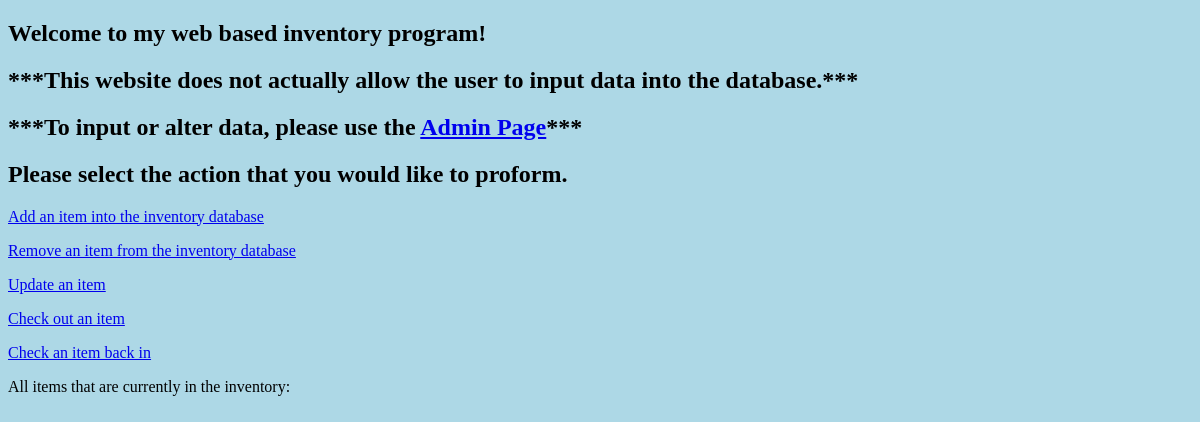
Page /home on the earlier database version.
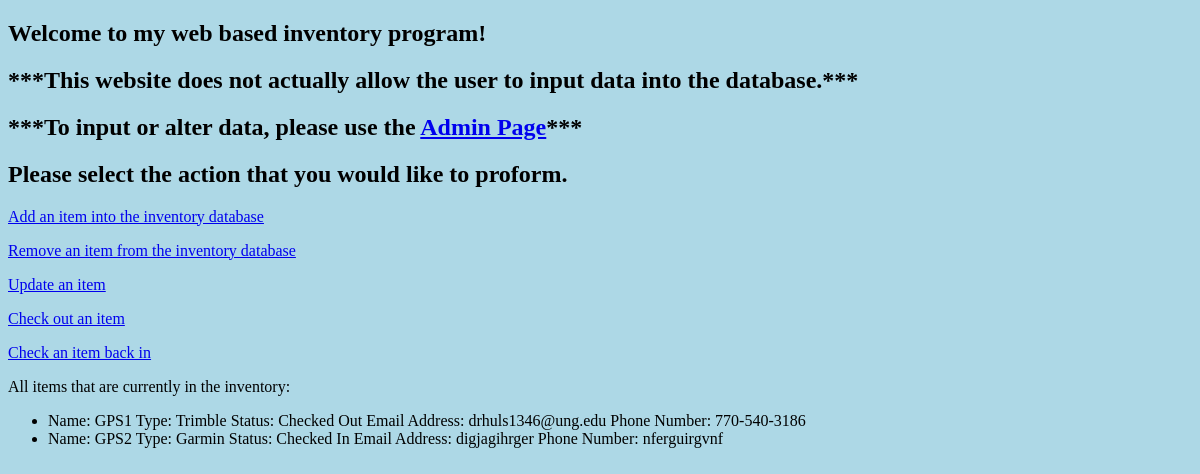
Same page on the later database version.
### Inventory/models.py (models this page shows, shortened)
class GPS(models.Model):
    name = models.CharField(max_length=30)
    unittype = models.CharField(max_length=30)
    status = models.BooleanField(default=False)
    email = models.CharField(max_length=30)
    phone = models.CharField(max_length=12)

### Inventory/views.py (the view)
# urls.py: url(r'^home$', HomeView.as_view(), name='Home'),
class HomeView(generic.ListView):
    model = GPS
    template_name = 'inv_templates/home.html'
    context_object_name = 'unit'

### Inventory/templates/inv_templates/home.html (shortened to what this page needs)
<!DOCTYPE html>
<html>
<head>
</head>
<body>
<h2>Welcome to my web based inventory program!</h2>
<h2>***This website does not actually allow the user to input data into the database.***</h2>
<h2>***To input or alter data, please use the <a href="http://127.0.0.1:8000/admin">Admin Page</a>***</h2>
</body>
<h2>Please select the action that you would like to proform.</h2>
<p><a href="http://127.0.0.1:8000/add_item">Add an item into the inventory database</a></p>
<p><a href="http://127.0.0.1:8000/remove_item">Remove an item from the inventory database</a></p>
<p><a href="http://127.0.0.1:8000/update_item">Update an item</a></p>
<p><a href="http://127.0.0.1:8000/check_out_item">Check out an item</a></p>
<p><a href="http://127.0.0.1:8000/check_in_item">Check an item back in</a></p>
<p>All items that are currently in the inventory:</p>
<ul>
    {% for unit in unit %}
        <li>Name: {{ unit.name }}
            Type: {{ unit.unittype }}
            Status: {{ unit.status|yesno:"Checked Out, Checked In" }}
            Email Address: {{ unit.email }}
            Phone Number: {{ unit.phone }}</li>
    {% endfor %}
</ul>
</html>

### Inventory/templates/inv_templates/home.html (style rules this page uses)
body { background-color:lightblue; }

Differences in the rows shown:
added GPS: name "GPS1", unittype "Trimble", status "Checked Out", email "drhuls1346@ung.edu", phone "770-540-3186"
added GPS: name "GPS2", unittype "Garmin", status "Checked In", email "digjagihrger", phone "nferguirgvnf"
